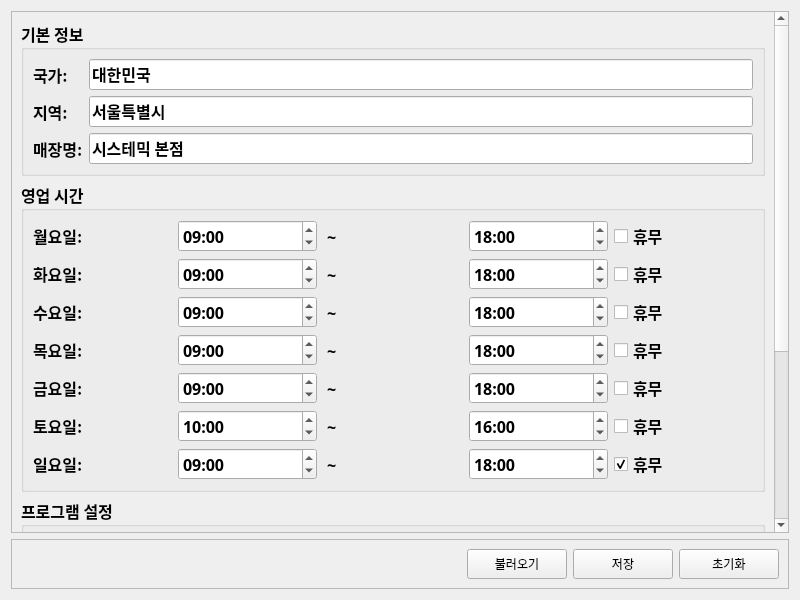
<?xml version="1.0" encoding="UTF-8"?>
<ui version="4.0">
 <class>ConfigPage</class>
 <widget class="QWidget" name="ConfigPage">
  <property name="geometry">
   <rect>
    <x>0</x>
    <y>0</y>
    <width>800</width>
    <height>600</height>
   </rect>
  </property>
  <property name="windowTitle">
   <string>Configuration</string>
  </property>
  <layout class="QVBoxLayout" name="verticalLayout">
   <item>
    <widget class="QScrollArea" name="scrollArea">
     <property name="widgetResizable">
      <bool>true</bool>
     </property>
     <widget class="QWidget" name="scrollAreaWidgetContents">
      <property name="geometry">
       <rect>
        <x>0</x>
        <y>0</y>
        <width>768</width>
        <height>653</height>
       </rect>
      </property>
      <layout class="QVBoxLayout" name="verticalLayout_2">
       <item>
        <widget class="QGroupBox" name="basicInfoGroupBox">
         <property name="font">
          <font>
           <family>나눔고딕</family>
           <pointsize>12</pointsize>
           <bold>true</bold>
          </font>
         </property>
         <property name="title">
          <string>기본 정보</string>
         </property>
         <layout class="QFormLayout" name="basicInfoFormLayout">
          <item row="0" column="0">
           <widget class="QLabel" name="countryLabel">
            <property name="text">
             <string>국가:</string>
            </property>
           </widget>
          </item>
          <item row="0" column="1">
           <widget class="QLineEdit" name="countryLineEdit">
            <property name="text">
             <string>대한민국</string>
            </property>
           </widget>
          </item>
          <item row="1" column="0">
           <widget class="QLabel" name="regionLabel">
            <property name="text">
             <string>지역:</string>
            </property>
           </widget>
          </item>
          <item row="1" column="1">
           <widget class="QLineEdit" name="regionLineEdit">
            <property name="text">
             <string>서울특별시</string>
            </property>
           </widget>
          </item>
          <item row="2" column="0">
           <widget class="QLabel" name="storeNameLabel">
            <property name="text">
             <string>매장명:</string>
            </property>
           </widget>
          </item>
          <item row="2" column="1">
           <widget class="QLineEdit" name="storeNameLineEdit">
            <property name="text">
             <string>시스테믹 본점</string>
            </property>
           </widget>
          </item>
         </layout>
        </widget>
       </item>
       <item>
        <widget class="QGroupBox" name="businessHoursGroupBox">
         <property name="font">
          <font>
           <family>나눔고딕</family>
           <pointsize>12</pointsize>
           <bold>true</bold>
          </font>
         </property>
         <property name="title">
          <string>영업 시간</string>
         </property>
         <layout class="QGridLayout" name="businessHoursGridLayout">
          <item row="0" column="0">
           <widget class="QLabel" name="mondayLabel">
            <property name="text">
             <string>월요일:</string>
            </property>
           </widget>
          </item>
          <item row="0" column="1">
           <widget class="QTimeEdit" name="mondayStartTimeEdit">
            <property name="displayFormat">
             <string>HH:mm</string>
            </property>
            <property name="time">
             <time>
              <hour>9</hour>
              <minute>0</minute>
              <second>0</second>
             </time>
            </property>
           </widget>
          </item>
          <item row="0" column="2">
           <widget class="QLabel" name="mondayToLabel">
            <property name="text">
             <string> ~ </string>
            </property>
           </widget>
          </item>
          <item row="0" column="3">
           <widget class="QTimeEdit" name="mondayEndTimeEdit">
            <property name="displayFormat">
             <string>HH:mm</string>
            </property>
            <property name="time">
             <time>
              <hour>18</hour>
              <minute>0</minute>
              <second>0</second>
             </time>
            </property>
           </widget>
          </item>
          <item row="0" column="4">
           <widget class="QCheckBox" name="mondayClosedCheckBox">
            <property name="text">
             <string>휴무</string>
            </property>
           </widget>
          </item>
          <item row="1" column="0">
           <widget class="QLabel" name="tuesdayLabel">
            <property name="text">
             <string>화요일:</string>
            </property>
           </widget>
          </item>
          <item row="1" column="1">
           <widget class="QTimeEdit" name="tuesdayStartTimeEdit">
            <property name="displayFormat">
             <string>HH:mm</string>
            </property>
            <property name="time">
             <time>
              <hour>9</hour>
              <minute>0</minute>
              <second>0</second>
             </time>
            </property>
           </widget>
          </item>
          <item row="1" column="2">
           <widget class="QLabel" name="tuesdayToLabel">
            <property name="text">
             <string> ~ </string>
            </property>
           </widget>
          </item>
          <item row="1" column="3">
           <widget class="QTimeEdit" name="tuesdayEndTimeEdit">
            <property name="displayFormat">
             <string>HH:mm</string>
            </property>
            <property name="time">
             <time>
              <hour>18</hour>
              <minute>0</minute>
              <second>0</second>
             </time>
            </property>
           </widget>
          </item>
          <item row="1" column="4">
           <widget class="QCheckBox" name="tuesdayClosedCheckBox">
            <property name="text">
             <string>휴무</string>
            </property>
           </widget>
          </item>
          <item row="2" column="0">
           <widget class="QLabel" name="wednesdayLabel">
            <property name="text">
             <string>수요일:</string>
            </property>
           </widget>
          </item>
          <item row="2" column="1">
           <widget class="QTimeEdit" name="wednesdayStartTimeEdit">
            <property name="displayFormat">
             <string>HH:mm</string>
            </property>
            <property name="time">
             <time>
              <hour>9</hour>
              <minute>0</minute>
              <second>0</second>
             </time>
            </property>
           </widget>
          </item>
          <item row="2" column="2">
           <widget class="QLabel" name="wednesdayToLabel">
            <property name="text">
             <string> ~ </string>
            </property>
           </widget>
          </item>
          <item row="2" column="3">
           <widget class="QTimeEdit" name="wednesdayEndTimeEdit">
            <property name="displayFormat">
             <string>HH:mm</string>
            </property>
            <property name="time">
             <time>
              <hour>18</hour>
              <minute>0</minute>
              <second>0</second>
             </time>
            </property>
           </widget>
          </item>
          <item row="2" column="4">
           <widget class="QCheckBox" name="wednesdayClosedCheckBox">
            <property name="text">
             <string>휴무</string>
            </property>
           </widget>
          </item>
          <item row="3" column="0">
           <widget class="QLabel" name="thursdayLabel">
            <property name="text">
             <string>목요일:</string>
            </property>
           </widget>
          </item>
          <item row="3" column="1">
           <widget class="QTimeEdit" name="thursdayStartTimeEdit">
            <property name="displayFormat">
             <string>HH:mm</string>
            </property>
            <property name="time">
             <time>
              <hour>9</hour>
              <minute>0</minute>
              <second>0</second>
             </time>
            </property>
           </widget>
          </item>
          <item row="3" column="2">
           <widget class="QLabel" name="thursdayToLabel">
            <property name="text">
             <string> ~ </string>
            </property>
           </widget>
          </item>
          <item row="3" column="3">
           <widget class="QTimeEdit" name="thursdayEndTimeEdit">
            <property name="displayFormat">
             <string>HH:mm</string>
            </property>
            <property name="time">
             <time>
              <hour>18</hour>
              <minute>0</minute>
              <second>0</second>
             </time>
            </property>
           </widget>
          </item>
          <item row="3" column="4">
           <widget class="QCheckBox" name="thursdayClosedCheckBox">
            <property name="text">
             <string>휴무</string>
            </property>
           </widget>
          </item>
          <item row="4" column="0">
           <widget class="QLabel" name="fridayLabel">
            <property name="text">
             <string>금요일:</string>
            </property>
           </widget>
          </item>
          <item row="4" column="1">
           <widget class="QTimeEdit" name="fridayStartTimeEdit">
            <property name="displayFormat">
             <string>HH:mm</string>
            </property>
            <property name="time">
             <time>
              <hour>9</hour>
              <minute>0</minute>
              <second>0</second>
             </time>
            </property>
           </widget>
          </item>
          <item row="4" column="2">
           <widget class="QLabel" name="fridayToLabel">
            <property name="text">
             <string> ~ </string>
            </property>
           </widget>
          </item>
          <item row="4" column="3">
           <widget class="QTimeEdit" name="fridayEndTimeEdit">
            <property name="displayFormat">
             <string>HH:mm</string>
            </property>
            <property name="time">
             <time>
              <hour>18</hour>
              <minute>0</minute>
              <second>0</second>
             </time>
            </property>
           </widget>
          </item>
          <item row="4" column="4">
           <widget class="QCheckBox" name="fridayClosedCheckBox">
            <property name="text">
             <string>휴무</string>
            </property>
           </widget>
          </item>
          <item row="5" column="0">
           <widget class="QLabel" name="saturdayLabel">
            <property name="text">
             <string>토요일:</string>
            </property>
           </widget>
          </item>
          <item row="5" column="1">
           <widget class="QTimeEdit" name="saturdayStartTimeEdit">
            <property name="displayFormat">
             <string>HH:mm</string>
            </property>
            <property name="time">
             <time>
              <hour>10</hour>
              <minute>0</minute>
              <second>0</second>
             </time>
            </property>
           </widget>
          </item>
          <item row="5" column="2">
           <widget class="QLabel" name="saturdayToLabel">
            <property name="text">
             <string> ~ </string>
            </property>
           </widget>
          </item>
          <item row="5" column="3">
           <widget class="QTimeEdit" name="saturdayEndTimeEdit">
            <property name="displayFormat">
             <string>HH:mm</string>
            </property>
            <property name="time">
             <time>
              <hour>16</hour>
              <minute>0</minute>
              <second>0</second>
             </time>
            </property>
           </widget>
          </item>
          <item row="5" column="4">
           <widget class="QCheckBox" name="saturdayClosedCheckBox">
            <property name="text">
             <string>휴무</string>
            </property>
           </widget>
          </item>
          <item row="6" column="0">
           <widget class="QLabel" name="sundayLabel">
            <property name="text">
             <string>일요일:</string>
            </property>
           </widget>
          </item>
          <item row="6" column="1">
           <widget class="QTimeEdit" name="sundayStartTimeEdit">
            <property name="displayFormat">
             <string>HH:mm</string>
            </property>
            <property name="time">
             <time>
              <hour>9</hour>
              <minute>0</minute>
              <second>0</second>
             </time>
            </property>
           </widget>
          </item>
          <item row="6" column="2">
           <widget class="QLabel" name="sundayToLabel">
            <property name="text">
             <string> ~ </string>
            </property>
           </widget>
          </item>
          <item row="6" column="3">
           <widget class="QTimeEdit" name="sundayEndTimeEdit">
            <property name="displayFormat">
             <string>HH:mm</string>
            </property>
            <property name="time">
             <time>
              <hour>18</hour>
              <minute>0</minute>
              <second>0</second>
             </time>
            </property>
           </widget>
          </item>
          <item row="6" column="4">
           <widget class="QCheckBox" name="sundayClosedCheckBox">
            <property name="text">
             <string>휴무</string>
            </property>
            <property name="checked">
             <bool>true</bool>
            </property>
           </widget>
          </item>
         </layout>
        </widget>
       </item>
       <item>
        <widget class="QGroupBox" name="programSettingsGroupBox">
         <property name="font">
          <font>
           <family>나눔고딕</family>
           <pointsize>12</pointsize>
           <bold>true</bold>
          </font>
         </property>
         <property name="title">
          <string>프로그램 설정</string>
         </property>
         <layout class="QFormLayout" name="programSettingsFormLayout">
          <item row="0" column="0">
           <widget class="QLabel" name="scheduleFunctionLabel">
            <property name="text">
             <string>스케줄 기능:</string>
            </property>
           </widget>
          </item>
          <item row="0" column="1">
           <widget class="QCheckBox" name="scheduleFunctionCheckBox">
            <property name="text">
             <string>활성화</string>
            </property>
            <property name="checked">
             <bool>true</bool>
            </property>
           </widget>
          </item>
          <item row="1" column="0">
           <widget class="QLabel" name="syncTimeLabel">
            <property name="text">
             <string>동기화 시간 (ms):</string>
            </property>
           </widget>
          </item>
          <item row="1" column="1">
           <widget class="QDoubleSpinBox" name="syncTimeDoubleSpinBox">
            <property name="minimum">
             <double>100.000000000000000</double>
            </property>
            <property name="maximum">
             <double>10000.000000000000000</double>
            </property>
            <property name="singleStep">
             <double>100.000000000000000</double>
            </property>
            <property name="value">
             <double>1500.000000000000000</double>
            </property>
           </widget>
          </item>
         </layout>
        </widget>
       </item>
       <item>
        <widget class="QGroupBox" name="logSettingsGroupBox">
         <property name="font">
          <font>
           <family>나눔고딕</family>
           <pointsize>12</pointsize>
           <bold>true</bold>
          </font>
         </property>
         <property name="title">
          <string>로그 설정</string>
         </property>
         <layout class="QFormLayout" name="logSettingsFormLayout">
          <item row="0" column="0">
           <widget class="QLabel" name="enableLogFileLabel">
            <property name="text">
             <string>로그 파일 생성:</string>
            </property>
           </widget>
          </item>
          <item row="0" column="1">
           <widget class="QCheckBox" name="enableLogFileCheckBox">
            <property name="text">
             <string>활성화</string>
            </property>
            <property name="checked">
             <bool>true</bool>
            </property>
           </widget>
          </item>
         </layout>
        </widget>
       </item>
       <item>
        <widget class="QGroupBox" name="configVersionGroupBox">
         <property name="font">
          <font>
           <family>나눔고딕</family>
           <pointsize>12</pointsize>
           <bold>true</bold>
          </font>
         </property>
         <property name="title">
          <string>설정 버전</string>
         </property>
         <layout class="QFormLayout" name="configVersionFormLayout">
          <item row="0" column="0">
           <widget class="QLabel" name="configVersionLabel">
            <property name="text">
             <string>설정 버전:</string>
            </property>
           </widget>
          </item>
          <item row="0" column="1">
           <widget class="QLineEdit" name="configVersionLineEdit">
            <property name="text">
             <string>1.0.0</string>
            </property>
            <property name="readOnly">
             <bool>true</bool>
            </property>
           </widget>
          </item>
         </layout>
        </widget>
       </item>
      </layout>
     </widget>
    </widget>
   </item>
   <item>
    <widget class="QFrame" name="buttonFrame">
     <property name="frameShape">
      <enum>QFrame::Shape::StyledPanel</enum>
     </property>
     <property name="frameShadow">
      <enum>QFrame::Shadow::Raised</enum>
     </property>
     <layout class="QHBoxLayout" name="buttonLayout">
      <item>
       <spacer name="horizontalSpacer">
        <property name="orientation">
         <enum>Qt::Orientation::Horizontal</enum>
        </property>
        <property name="sizeHint" stdset="0">
         <size>
          <width>40</width>
          <height>20</height>
         </size>
        </property>
       </spacer>
      </item>
      <item>
       <widget class="QPushButton" name="loadButton">
        <property name="minimumSize">
         <size>
          <width>100</width>
          <height>30</height>
         </size>
        </property>
        <property name="text">
         <string>불러오기</string>
        </property>
        <property name="icon">
         <iconset>
          <normaloff>:/feather/icons/feather/folder-open.png</normaloff>:/feather/icons/feather/folder-open.png</iconset>
        </property>
       </widget>
      </item>
      <item>
       <widget class="QPushButton" name="saveButton">
        <property name="minimumSize">
         <size>
          <width>100</width>
          <height>30</height>
         </size>
        </property>
        <property name="text">
         <string>저장</string>
        </property>
        <property name="icon">
         <iconset resource="../resources/icons/_icons.qrc">
          <normaloff>:/feather/icons/feather/save.png</normaloff>:/feather/icons/feather/save.png</iconset>
        </property>
       </widget>
      </item>
      <item>
       <widget class="QPushButton" name="resetButton">
        <property name="minimumSize">
         <size>
          <width>100</width>
          <height>30</height>
         </size>
        </property>
        <property name="text">
         <string>초기화</string>
        </property>
        <property name="icon">
         <iconset resource="../resources/icons/_icons.qrc">
          <normaloff>:/feather/icons/feather/refresh-cw.png</normaloff>:/feather/icons/feather/refresh-cw.png</iconset>
        </property>
       </widget>
      </item>
     </layout>
    </widget>
   </item>
  </layout>
 </widget>
 <resources>
  <include location="../resources/icons/_icons.qrc"/>
 </resources>
 <connections/>
</ui>
